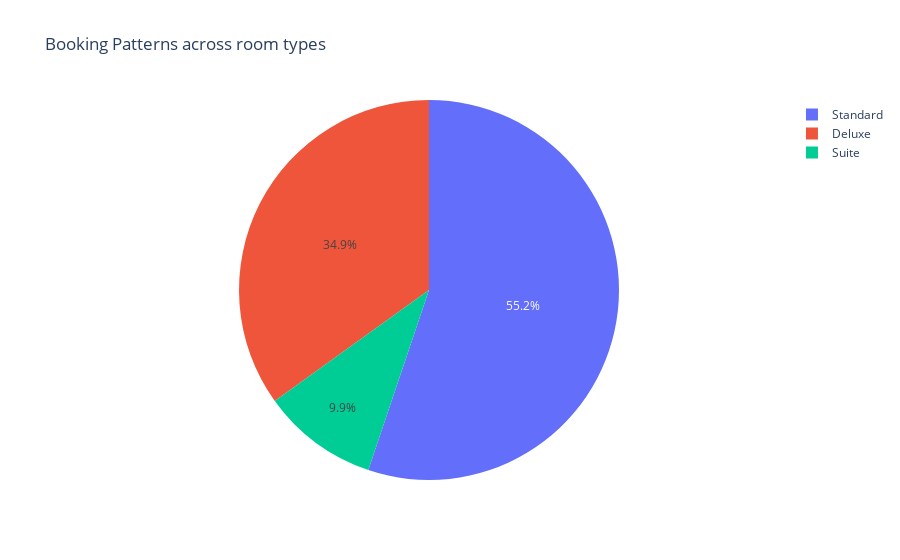

Write notebook code for a chart like this one.
### Markdown cell above
### Booking pattern across different room type

### Code cell
# Groupby room type
room_pattern = df.groupby("room_type").size().reset_index(name = "Booking_count")
print(room_pattern)

# Plot
fig = px.pie(room_pattern, names="room_type", values="Booking_count", title="Booking Patterns across room types")
fig.show()

### Figure 1 — Plotly figure (JSON) as saved in the notebook; plotly's stock layout.template omitted (floating-point values rounded to 4 significant figures)
{"data": [{"domain": {"x": [0, 1], "y": [0, 1]}, "hovertemplate": "room_type=%{label}<br>Booking_count=%{value}<extra></extra>", "labels": ["Deluxe", "Standard", "Suite"], "legendgroup": "", "name": "", "showlegend": true, "type": "pie", "values": [10478, 16552, 2970]}], "layout": {"legend": {"tracegroupgap": 0}, "title": {"text": "Booking Patterns across room types"}}}
